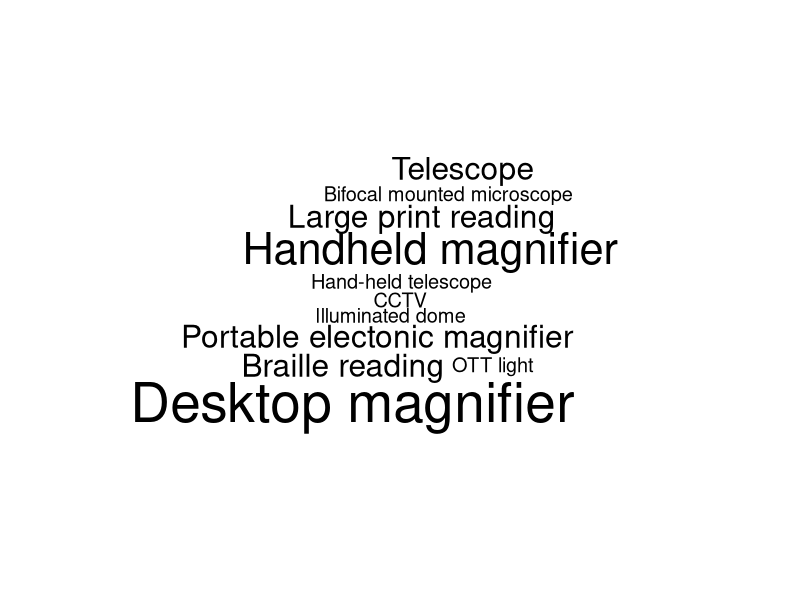

The R script that drew this image: (Note: this script raises an error after producing the figure.)
#-------------------------Unique words in Assist
#Loading packages
library(dplyr) # for data wrangling
library(tidytext) # for NLP
library(stringr) # to deal with strings

library(wordcloud) # to render wordclouds
library(RColorBrewer)

library(knitr) # for tables
library(tidyr)

#------------Treatment Word frequencies
Assisttext = c("Use of a white cane", "Use of a white cane", "OTT light", "Use of a white cane", "Braille reading", "Telescope", "Use of a white cane", 
               "Large print reading", "Desktop magnifier", "Portable electonic magnifier", "Illuminated dome", "Telescope", "Hand-held telescope", 
               "Handheld magnifier", "Desktop magnifier", "Desktop magnifier", "Handheld magnifier", "Desktop magnifier", "CCTV", 
               "Bifocal mounted microscope", "Handheld magnifier", "Portable electonic magnifier", "Braille reading", "Large print reading", 
               "Use of a white cane")

AssistTextframe=as.data.frame(Assisttext)

#Tokenize
AssistTexttoken <- tibble(AssistTextframe)

AssistTextCount <- count(AssistTexttoken, Assisttext)

wordcloud(words = AssistTextCount$Assisttext, freq = AssistTextCount$n, min.freq = 1)

library("writexl")
write_xlsx(AssistTextCount,"/Users/maryagopi/Desktop/AssistTextCount.xlsx")

#------------------
library(ggplot2)
Assistplot <- ggplot(AssistTextCount, aes(x=Assisttext, y=n)) + 
  geom_bar(stat = "identity", fill="steelblue")+
  geom_text(aes(label=n), vjust=0.3, color="black", size=3)+
  theme_minimal()+ 
  xlab("Assistive Devices") + 
  ylab("Frequency")+
  ggtitle("Frequency of Assistive Activites (Unique ID)")+
  coord_flip()

Assistplot
